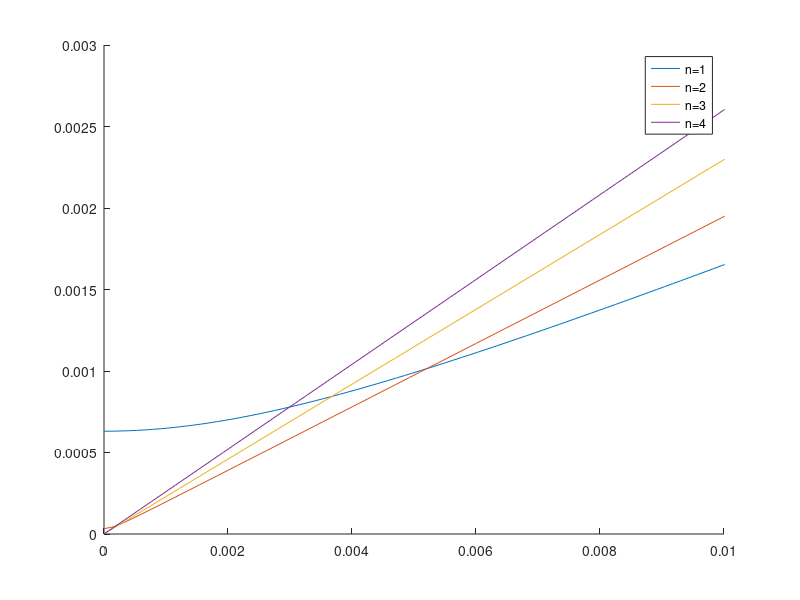

MATLAB code for this plot:
%%  Numerische Mathematik fuer Physik und Ingenieurwissenschaften SS2021
%
%   Prof. Dr. J. Stoeckler
%   M.Sc. M. Weimann
%   Dipl.-Math. M. Bangert
%
%   Programmierblatt 5
%   Abgabe bis zum 17.06.2021
%
%   Student*in 1: Elias, Giannopoulos, 220848
%   Student*in 2: Nicolai, Weitkemper, 220837
%
%   Programmversion: Octave 6.2.0
%
%%

clear all
close all

function b_j = get_b_j(j)
  f = @(x) 1 ./ (10 + x.^2);
  phi_j = @(x) x.^j;
  b_j = integral(@(x) phi_j(x) .* f(x), 0, 1); % f ist definiert auf [0,1]
end

function [x, y] = get_approx_err(l, n)
  k = l * 1e-5;
  s = ones(n+1, 1);

  b = arrayfun(@get_b_j, 0:n)';
  b_l = b + k .* s; % mit Störungen

  c = invhilb(n+1) * b_l;

  f = @(x) 1 ./ (10 + x.^2);

  % ↓ Nahezu unlesbar, aber schön schlank. :)
  g_l = @(x) sum(cell2mat(arrayfun(@(j) c(j+1) .* x.^j, 0:n, 'UniformOutput', false)), 2);

  x = norm(b - b_l) / norm(b);
  y = sqrt(integral(@(x) abs(f(x) - g_l(x)).^2, 0, 1));
end

l_list = 0:100;

hold on
for n = 1:4
  [x, y] = arrayfun(@(l) get_approx_err(l, n), l_list);
  the_plt = plot(x, y, 'DisplayName', sprintf('n=%d', n));
end
legend()
xlim([0, 0.01])
ylim([0, 0.003])
waitfor(the_plt)

% 5b) (nicht ganz so kurz)
% Der Plot stellt den Approximationsfehler in Abhängigkeit der Störung von b dar.
% Grob gesagt entspricht die Steigung der einzelnen Graphen der jeweiligen Kondition, denn
% „Die Konditionszahl beschreibt den Faktor, um den der Eingangsfehler im ungünstigsten Fall verstärkt wird.“
% Auf der x-Achse ist besagter (relativer) Eingangsfehler der rechten Seite aufgetragen
% (das LGS lautete M*c=b).
% Auf der y-Achse ist dann der (absolute) Approximationsfehler aufgetragen.
%
% Aus dem Plot geht also hervor,
% dass die Approximation für größere n schlechter konditioniert ist,
% weil die Steigung der jeweiligen Graphen größer ist.


% 5c)
% Die Kondition der Hilbert-Matrix H wächst bekanntermaßen stark mit der Dimension n.
% Dieses Verhalten zeigt sich auch in unserem Plot.
